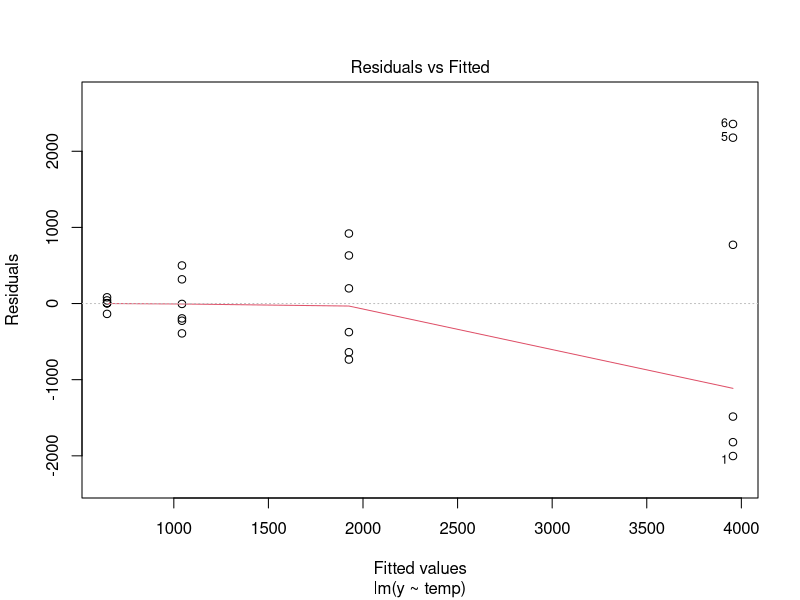
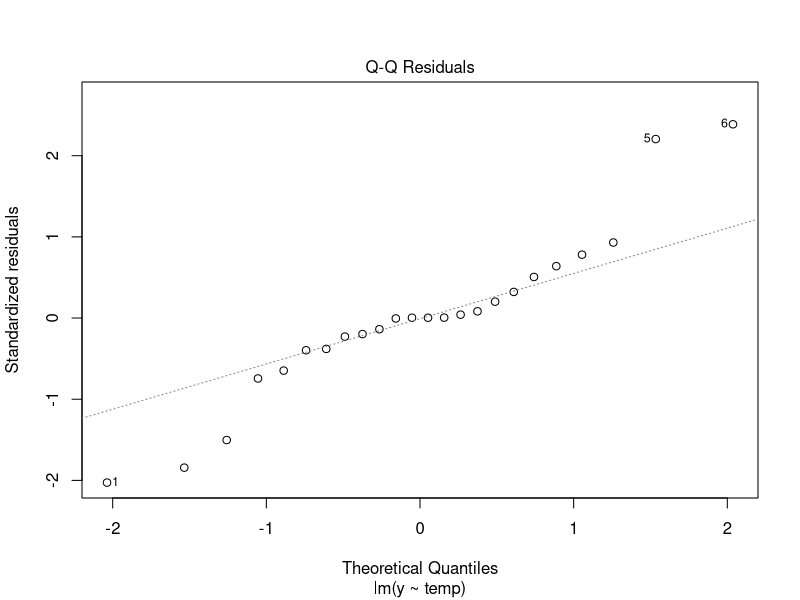
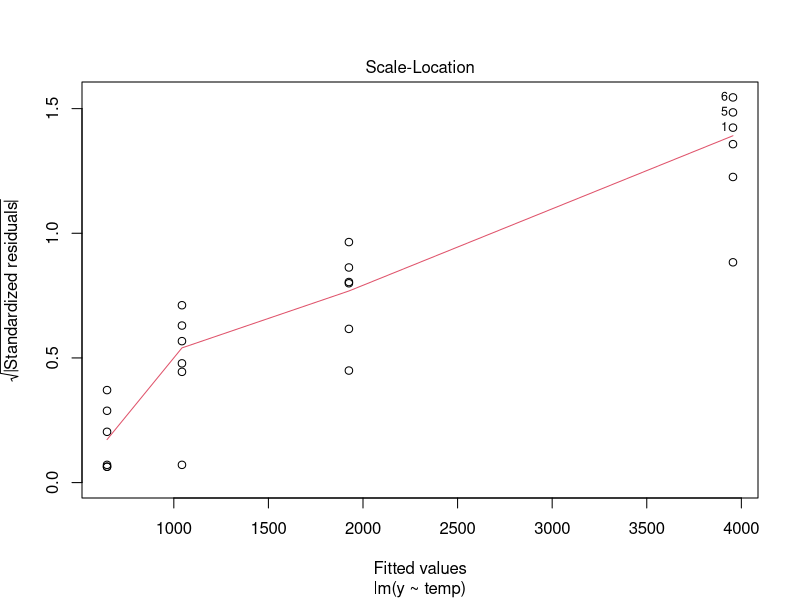
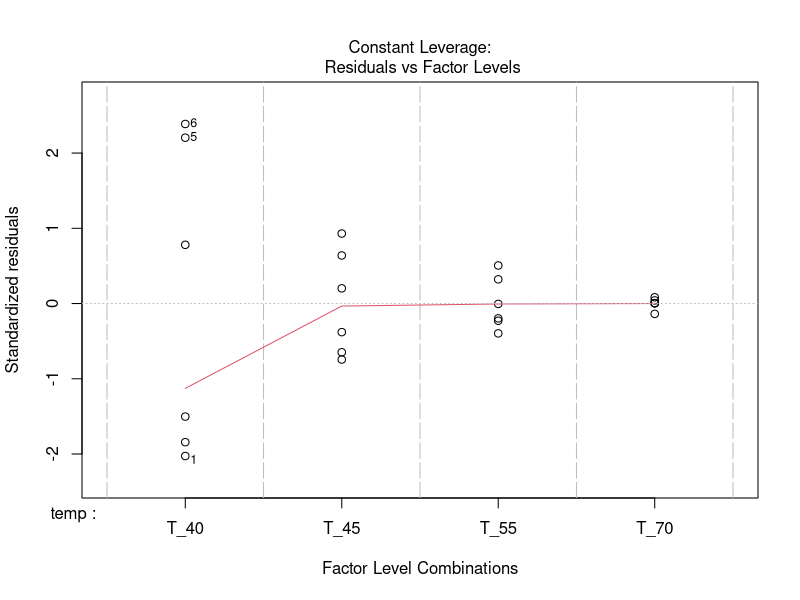
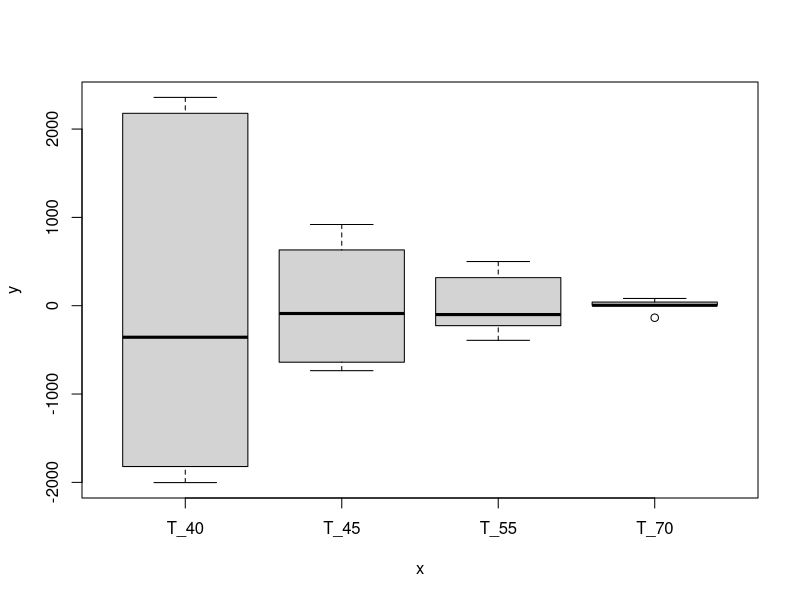

Here is the R script that generated these plots, in order:
## ---- chunk 1
temp_40 = c(1953, 2135, 2471, 4727, 6134, 6314)
temp_45 = c(1190, 1286, 1550, 2125, 2557, 2845)
temp_55 = c(651,  817,  848,  1038, 1361, 1543)
temp_70 = c(511,  651,  651,  652,  688,  729)
y = c(temp_40, temp_45, temp_55, temp_70)
T_40 = rep("T_40",6)
T_45 = rep("T_45",6)
T_55 = rep("T_55",6)
T_70 = rep("T_70",6)
temp = as.factor(c(T_40,T_45,T_55,T_70))
## ---- chunk 2
temp_aov   = aov(y ~ temp)
temp_model = lm(y ~ temp)
## ---- chunk 3
summary(temp_aov)
## ---- chunk 4
plot(temp_model)
## ---- chunk 5
temp_res = temp_model$residuals
stem(temp_res)
## ---- chunk 6
shapiro.test(temp_res)
## ---- chunk 7
plot(temp, temp_res)
## ---- chunk 8
temp_matrix = rbind(temp_40,temp_45,temp_55,temp_70)
median = apply(temp_matrix,1,median)
z = abs(temp_matrix - median)
z_vector = c(t(z))

levi = aov(z_vector ~ temp)
summary(levi)
